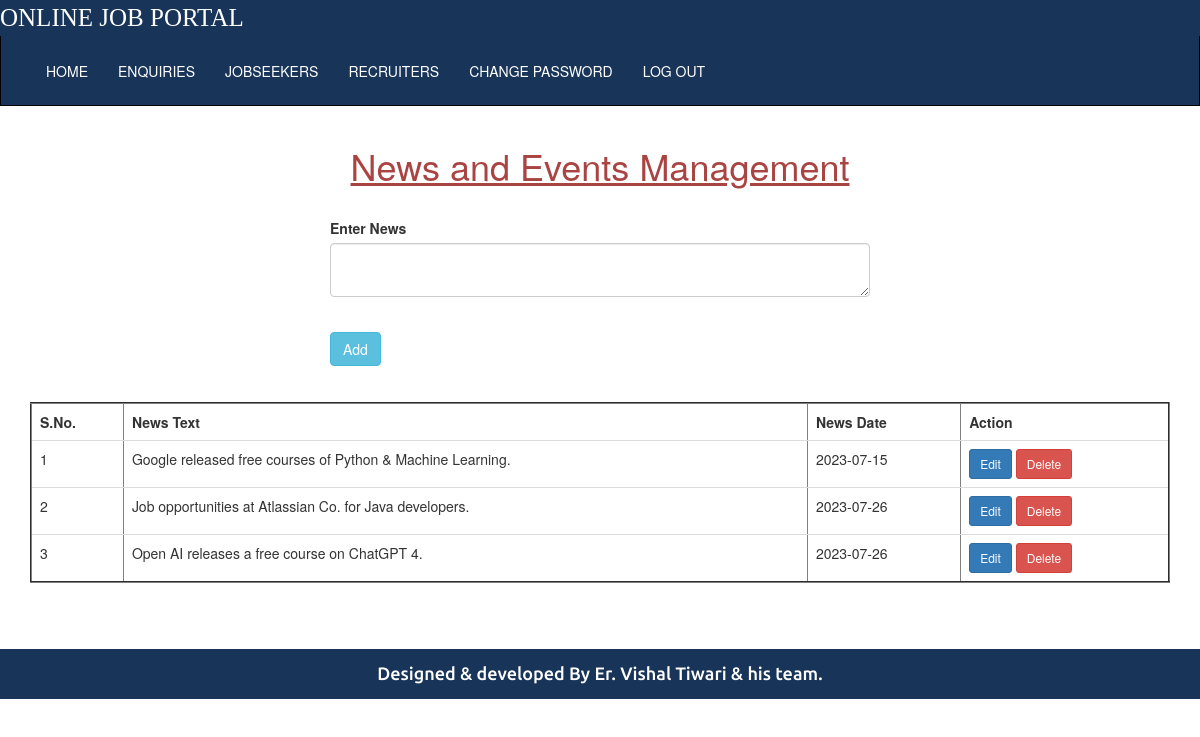
The page /adminhome/ on the database its author committed.
### jobapp/models.py (models this page shows)
class News(models.Model):
    newstext=models.TextField()
    newsdate=models.CharField(max_length=20)

### jobapp/views.py (the view)
# urls.py: path('adminhome/',views.adminhome,name='adminhome'),
def adminhome(request):
    nw=News.objects.all()
    return render(request,'adminhome.html',{'nw':nw})

### jobapp/templates/adminhome.html (shortened to what this page needs)
{% extends "adminbase.html" %}
{% load static %}
{% block body %}
<div class="container">
    <div class="row">
        <div class="col-sm-12">
<h1 class="text-center text-danger" style="text-decoration:underline">News and Events Management</h1>
    <div class="col-sm-3"></div>
    <div class="col-sm-6" style="margin-top:2%">
        <form action="{% url 'addnews' %}" method="post">
            <div class="form-group">
                <label>Enter News</label>
                <textarea name="newstext" class="form-control"></textarea>
            </div>
            <br>
            <input type="submit" value="Add" class="btn btn-info">
        </form>
    </div>
    <div class="col-sm-3"></div>
    </div>
    </div>
</div>
    <div class="container" style="margin-top:3%">
    <table class="table table-hover" border="2">
        <tr>
            <th>S.No.</th>
            <th>News Text</th>
            <th>News Date</th>
            <th>Action</th>
        </tr>
{% for n in nw %}
        <tr>
            <td>{{forloop.counter}}</td>
            <td>{{n.newstext}}</td>
            <td>{{n.newsdate}}</td>
            <td><a href="{% url 'edit_news' id=n.id %}" class="btn btn-primary btn-sm">Edit</a>&nbsp;<a href="{% url 'deletenews' id=n.id %}" class="btn btn-danger btn-sm">Delete</a></td>
        </tr>
 {% endfor %}
    </table>
</div>
{% endblock %}

### jobapp/templates/adminbase.html (shortened to what this page needs)
<!DOCTYPE html>
<html lang="en">
{% load static %}
<head>
    <link href="{% static 'css/bootstrap.min.css' %}" rel="stylesheet">
    <link href="{% static 'css/font-awesome.min.css' %}" rel="stylesheet">
    <link href="{% static 'css/hover.css' %}" rel="stylesheet">
              <link rel="stylesheet" href="https://cdnjs.cloudflare.com/ajax/libs/animate.css/4.1.1/animate.min.css"/>
      <link href="https://unpkg.com/aos@2.3.1/dist/aos.css" rel="stylesheet">
<link href="//cdn.datatables.net/1.13.5/css/jquery.dataTables.min.css" rel="stylesheet">
</head>
<body>
<div class="container-fluid">
      <div class="row">
          <div class="col-sm-12" style="padding:0px;">
              <marquee style="font-family:'Monotype Corsiva';font-size:25px;color:white;background:#183459;">ONLINE JOB PORTAL</marquee>
          </div>
      </div>
  </div>
   <div class="container-fluid">
        <div class="row">
        <div class="col-sm-12" style="padding:0px">
             <nav  class="navbar navbar-inverse" style="background:#183459; min-height: 70px;
            border-radius: 0px; border:1px solid black;border-top: none;padding-top:10px" >
  <div class="container-fluid">
    <div class="collapse navbar-collapse" id="myNavbar">
      <ul class="nav navbar-nav  navbar-left">
          <li><a href="{% url 'adminhome' %}" id="menu" style="color:white;" class="hvr hvr-glow">HOME</a></li>
        <li><a href="{% url 'enquiries' %}" id="menu" style="color:white;" class="hvr hvr-glow">ENQUIRIES</a></li>
          <li><a href="{% url 'jobseekers' %}" id="menu" style="color:white;" class="hvr hvr-glow">JOBSEEKERS</a></li>
          <li><a href="{% url 'employers' %}" id="menu" style="color:white;" class="hvr hvr-glow">RECRUITERS</a></li>
          <li><a href="{% url 'adminchangepass' %}" id="menu" style="color:white;" class="hvr hvr-glow">CHANGE PASSWORD</a></li>
          <li><a href="{% url 'adminlogout' %}" id="menu" style="color:white;" class="hvr hvr-glow" onclick="return confirm('Do you want to log out? ')">LOG OUT</a></li>
      </ul>
    </div>
  </div>
</nav>
        </div>
    </div>
   </div>
{% block body %}
{% endblock %}
<div class="container-fluid">
    <div class="row">
        <div class="col-sm-12" style="padding:0px;margin-top:3%;">
            <h4 style="background:#183459; min-height: 50px; border-radius: 0px;padding-top:15px;color:white;
            font-family:'Ubuntu',sans-serif;text-align:center">Designed & developed By Er. Vishal Tiwari & his team.</h4>
        </div>
</div>
    </div>
</body>
</html>

### rows shown on the page
News: newstext "Google released free courses of Python & Machine Learning.", newsdate "2023-07-15"
News: newstext "Job opportunities at Atlassian Co. for Java developers.", newsdate "2023-07-26"
News: newstext "Open AI releases a free course on ChatGPT 4.", newsdate "2023-07-26"
